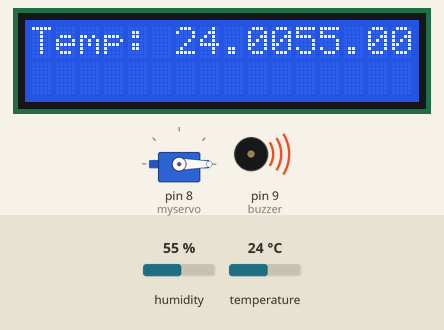
This sketch was run on a simulated Arduino Uno, built with avr-gcc and run on an emulated ATmega328P. Shown: 16×2 character LCD, servo, buzzer (waves = sounding). Inputs (shaded band) come from the test bench; at power-on: humidity 55 %, temperature 24 °C. What the sketch prints to the serial monitor is not drawn.

Above: at 5.3 s.
5.4 s: humidity set to 22 %
At 13.5 s:
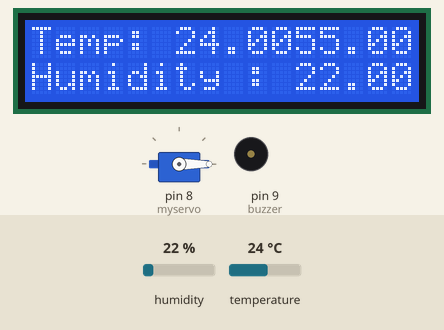
13.6 s: temperature set to 12 °C
At 21.0 s:
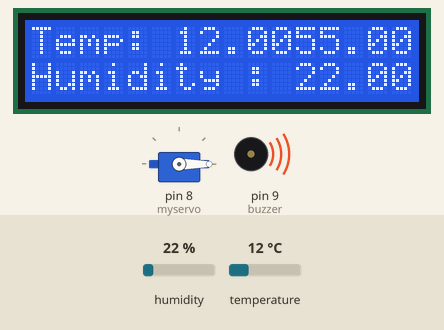
21.8 s: humidity set to 40 %
At 29.7 s:
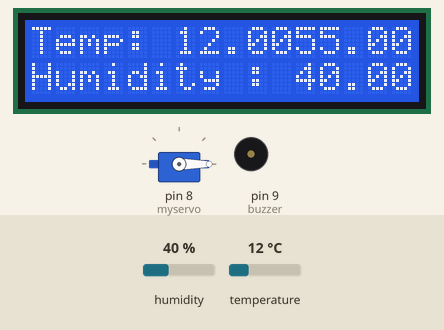
30.0 s: temperature set to 19 °C
At 37.6 s:
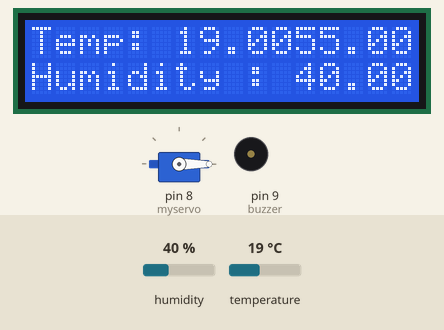
Timing chart, 0 to 39.1 s (numbered marks = the images above; inputs shaded):
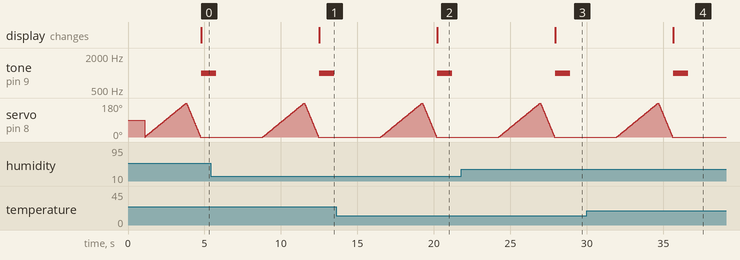

Measured:
- after the input at 5.4 s, the display: changes after 7.1 s (image 1)
- after the input at 13.6 s, the display: changes after 6.6 s (image 2)
- after the input at 21.8 s, the display: changes after 6.1 s (image 3)
- after the input at 30.0 s, the display: changes after 5.6 s (image 4)
- by itself, servo on pin 8 (myservo): rises from 0° to 180° in 2.7 s, then falls to 0° in 0.91 s

The sketch:

dth-lcd.ino
```cpp
//dht11 and lcd --start
#include "DHT.h"
#include <LCD_I2C.h>
#define DHTPIN 2
LCD_I2C lcd(0x27, 16, 2);
#define DHTTYPE DHT11
DHT dht(DHTPIN, DHTTYPE);
//dht11 and lcd --end
#include <Servo.h>

Servo myservo;  // create servo object to control a servo
// twelve servo objects can be created on most boards

int pos = 0;
const int buzzer = 9;


void setup() {
  lcd.begin();
  lcd.backlight();
  Serial.begin(9600);
  Serial.println(F("DHTxx test!"));
  dht.begin();
  myservo.attach(8);
  pinMode(buzzer, OUTPUT);
}

void loop() {
  delay(1000);

  float h = dht.readHumidity();
  float t = dht.readTemperature();
  float f = dht.readTemperature(true);

  if (isnan(h) || isnan(t) || isnan(f)) {
    Serial.println(F("Failed to read from DHT sensor!"));
    return;
  }
  for (pos = 0; pos <= 180; pos += 1) { // goes from 0 degrees to 180 degrees
    // in steps of 1 degree
    myservo.write(pos);              // tell servo to go to position in variable 'pos'
    delay(15);                       // waits 15 ms for the servo to reach the position
  }
  for (pos = 180; pos >= 0; pos -= 1) { // goes from 180 degrees to 0 degrees
    myservo.write(pos);              // tell servo to go to position in variable 'pos'
    delay(5);                       // waits 15 ms for the servo to reach the position
  }

  float hif = dht.computeHeatIndex(f, h);
  float hic = dht.computeHeatIndex(t, h, false);
  lcd.print("Humidity : ");
  lcd.print(h);
  lcd.setCursor(0, 0);
  lcd.print("Temp: ");
  lcd.print(t);
  lcd.setCursor(0, 1);


  Serial.print(F("Humidity: "));
  Serial.print(h);
  Serial.print(F("%  Temperature: "));
  Serial.print(t);
  Serial.print(F("°C "));
  Serial.print(f);
  Serial.print(F("°F  Heat index: "));
  Serial.print(hic);
  Serial.print(F("°C "));
  Serial.print(hif);
  Serial.println(F("°F"));
   tone(buzzer, 1000); // Send 1KHz sound signal...
  delay(1000);        // ...for 1 sec
  noTone(buzzer);     // Stop sound...
  delay(2000);
}
```
